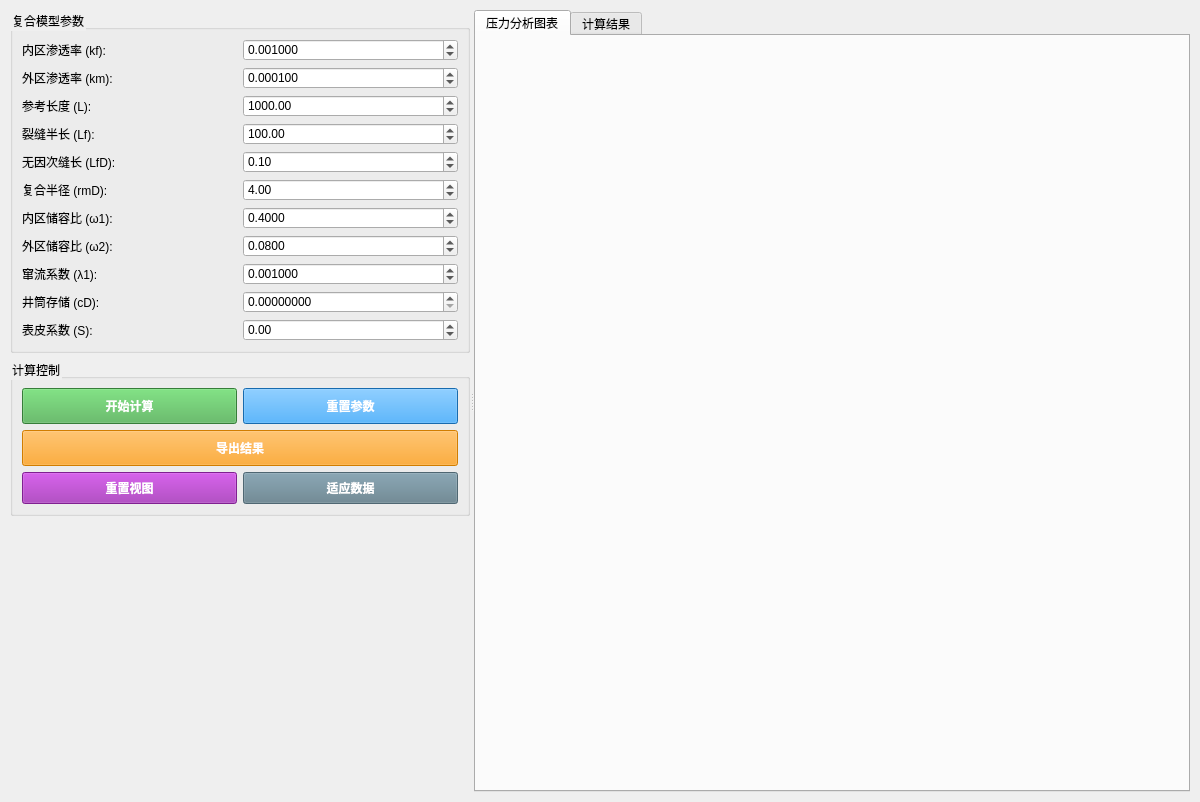
<?xml version="1.0" encoding="UTF-8"?>
<ui version="4.0">
 <class>ModelWidget1</class>
 <widget class="QWidget" name="ModelWidget1">
  <property name="geometry">
   <rect>
    <x>0</x>
    <y>0</y>
    <width>1200</width>
    <height>802</height>
   </rect>
  </property>
  <property name="windowTitle">
   <string>复合页岩油藏试井解释模型</string>
  </property>
  <property name="styleSheet">
   <string>QWidget { color: black; }</string>
  </property>
  <layout class="QVBoxLayout" name="mainLayout">
   <property name="leftMargin">
    <number>10</number>
   </property>
   <property name="topMargin">
    <number>10</number>
   </property>
   <property name="rightMargin">
    <number>10</number>
   </property>
   <property name="bottomMargin">
    <number>10</number>
   </property>
   <item>
    <widget class="QSplitter" name="mainSplitter">
     <property name="orientation">
      <enum>Qt::Orientation::Horizontal</enum>
     </property>
     <widget class="QWidget" name="leftPanel">
      <property name="minimumSize">
       <size>
        <width>420</width>
        <height>0</height>
       </size>
      </property>
      <property name="maximumSize">
       <size>
        <width>460</width>
        <height>16777215</height>
       </size>
      </property>
      <layout class="QVBoxLayout" name="leftLayout">
       <item>
        <widget class="QGroupBox" name="parameterGroup">
         <property name="title">
          <string>复合模型参数</string>
         </property>
         <layout class="QGridLayout" name="paramLayout">

          <item row="0" column="0"><widget class="QLabel" name="l_kf"><property name="text"><string>内区渗透率 (kf):</string></property></widget></item>
          <item row="0" column="1"><widget class="QDoubleSpinBox" name="kfSpinBox"><property name="decimals"><number>6</number></property><property name="maximum"><double>10000.0</double></property><property name="value"><double>0.001</double></property></widget></item>

          <item row="1" column="0"><widget class="QLabel" name="l_km"><property name="text"><string>外区渗透率 (km):</string></property></widget></item>
          <item row="1" column="1"><widget class="QDoubleSpinBox" name="kmSpinBox"><property name="decimals"><number>6</number></property><property name="maximum"><double>10000.0</double></property><property name="value"><double>0.0001</double></property></widget></item>

          <item row="2" column="0"><widget class="QLabel" name="l_L"><property name="text"><string>参考长度 (L):</string></property></widget></item>
          <item row="2" column="1"><widget class="QDoubleSpinBox" name="LSpinBox"><property name="maximum"><double>10000.0</double></property><property name="value"><double>1000.0</double></property></widget></item>

          <item row="3" column="0"><widget class="QLabel" name="l_Lf"><property name="text"><string>裂缝半长 (Lf):</string></property></widget></item>
          <item row="3" column="1"><widget class="QDoubleSpinBox" name="LfSpinBox"><property name="maximum"><double>10000.0</double></property><property name="value"><double>100.0</double></property></widget></item>

          <item row="4" column="0"><widget class="QLabel" name="l_LfD"><property name="text"><string>无因次缝长 (LfD):</string></property></widget></item>
          <item row="4" column="1"><widget class="QDoubleSpinBox" name="LfDSpinBox"><property name="maximum"><double>10.0</double></property><property name="value"><double>0.1</double></property></widget></item>

          <item row="5" column="0"><widget class="QLabel" name="l_rmD"><property name="text"><string>复合半径 (rmD):</string></property></widget></item>
          <item row="5" column="1"><widget class="QDoubleSpinBox" name="rmDSpinBox"><property name="maximum"><double>50.0</double></property><property name="value"><double>4.0</double></property></widget></item>

          <item row="6" column="0"><widget class="QLabel" name="l_omga1"><property name="text"><string>内区储容比 (ω1):</string></property></widget></item>
          <item row="6" column="1"><widget class="QDoubleSpinBox" name="omga1SpinBox"><property name="decimals"><number>4</number></property><property name="maximum"><double>1.0</double></property><property name="value"><double>0.4</double></property></widget></item>

          <item row="7" column="0"><widget class="QLabel" name="l_omga2"><property name="text"><string>外区储容比 (ω2):</string></property></widget></item>
          <item row="7" column="1"><widget class="QDoubleSpinBox" name="omga2SpinBox"><property name="decimals"><number>4</number></property><property name="maximum"><double>1.0</double></property><property name="value"><double>0.08</double></property></widget></item>

          <item row="8" column="0"><widget class="QLabel" name="l_remda1"><property name="text"><string>窜流系数 (λ1):</string></property></widget></item>
          <item row="8" column="1"><widget class="QDoubleSpinBox" name="remda1SpinBox"><property name="decimals"><number>6</number></property><property name="maximum"><double>1.0</double></property><property name="value"><double>0.001</double></property></widget></item>

          <item row="9" column="0"><widget class="QLabel" name="label_cd"><property name="text"><string>井筒存储 (cD):</string></property></widget></item>
          <item row="9" column="1"><widget class="QDoubleSpinBox" name="cDSpinBox"><property name="decimals"><number>8</number></property><property name="maximum"><double>1.0</double></property><property name="value"><double>0</double></property></widget></item>

          <item row="10" column="0"><widget class="QLabel" name="label_s"><property name="text"><string>表皮系数 (S):</string></property></widget></item>
          <item row="10" column="1"><widget class="QDoubleSpinBox" name="sSpinBox"><property name="minimum"><double>-5.0</double></property><property name="maximum"><double>50.0</double></property><property name="value"><double>0</double></property></widget></item>

         </layout>
        </widget>
       </item>

       <item>
        <widget class="QGroupBox" name="controlGroup">
         <property name="title"><string>计算控制</string></property>
         <layout class="QVBoxLayout" name="controlLayout">
          <item><layout class="QHBoxLayout" name="buttonLayout1">
            <item><widget class="QPushButton" name="calculateButton"><property name="text"><string>开始计算</string></property><property name="styleSheet"><string>QPushButton { background-color: #4CAF50; color: white; font-weight: bold; padding: 8px; }</string></property></widget></item>
            <item><widget class="QPushButton" name="resetButton"><property name="text"><string>重置参数</string></property><property name="styleSheet"><string>QPushButton { background-color: #2196F3; color: white; font-weight: bold; padding: 8px; }</string></property></widget></item>
          </layout></item>
          <item><layout class="QHBoxLayout" name="buttonLayout2">
            <item><widget class="QPushButton" name="exportButton"><property name="enabled"><bool>false</bool></property><property name="text"><string>导出结果</string></property><property name="styleSheet"><string>QPushButton { background-color: #FF9800; color: white; font-weight: bold; padding: 8px; }</string></property></widget></item>
          </layout></item>
          <item><layout class="QHBoxLayout" name="viewLayout">
            <item><widget class="QPushButton" name="resetViewButton"><property name="enabled"><bool>false</bool></property><property name="text"><string>重置视图</string></property><property name="styleSheet"><string>QPushButton { background-color: #9C27B0; color: white; font-weight: bold; padding: 6px; }</string></property></widget></item>
            <item><widget class="QPushButton" name="fitToDataButton"><property name="enabled"><bool>false</bool></property><property name="text"><string>适应数据</string></property><property name="styleSheet"><string>QPushButton { background-color: #607D8B; color: white; font-weight: bold; padding: 6px; }</string></property></widget></item>
          </layout></item>
         </layout>
        </widget>
       </item>
       <item><spacer name="verticalSpacer"><property name="orientation"><enum>Qt::Orientation::Vertical</enum></property><property name="sizeHint" stdset="0"><size><width>20</width><height>40</height></size></property></spacer></item>
      </layout>
     </widget>
     <widget class="QTabWidget" name="tabWidget">
      <property name="currentIndex"><number>0</number></property>
      <widget class="QWidget" name="chartTab"><attribute name="title"><string>压力分析图表</string></attribute></widget>
      <widget class="QWidget" name="resultTab"><attribute name="title"><string>计算结果</string></attribute>
       <layout class="QVBoxLayout" name="resultLayout">
        <item><widget class="QTextEdit" name="resultTextEdit"><property name="readOnly"><bool>true</bool></property></widget></item>
       </layout>
      </widget>
     </widget>
    </widget>
   </item>
  </layout>
 </widget>
 <resources/>
 <connections/>
</ui>
